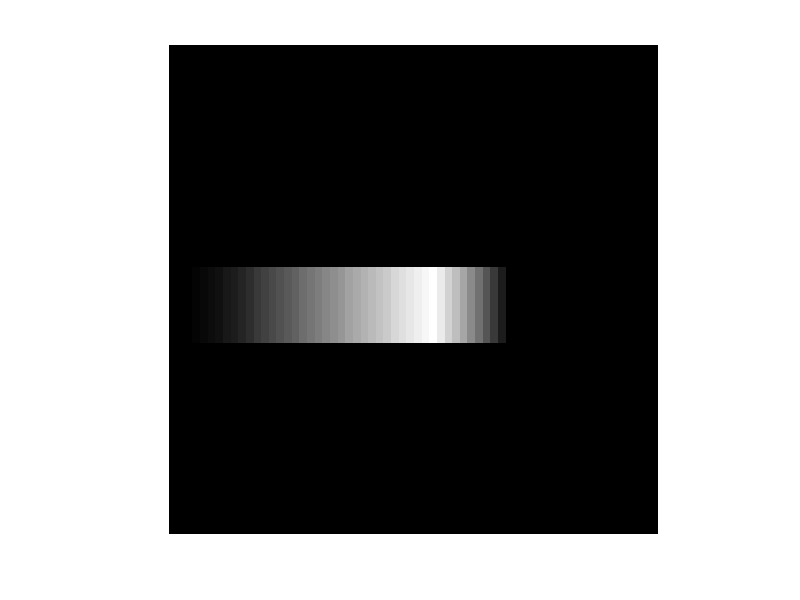

This figure's MATLAB source: (Note: this script raises an error after producing the figure.)
%% Simulating the capturing pictures process of multi-pixels camera %%
clc,
clear all,
close all,
% Parameters
frameSize = 64;
objectSize = 10;
s = 35;

img = zeros(frameSize, frameSize);

%%%%%%% Linear moving along Ox %%%%%%%
xStart = 1; % Starting x position
yPos = 30; % y position (centered vertically)
if s == 0
    img(yPos:yPos + objectSize - 1, round(xPos):round(xPos + objectSize - 1)) = 255;
else
% Loop to create the blur effect 
for i = 0:s-1
    xPos = xStart + i * 1;
    
    if round(xPos) + objectSize - 1 <= frameSize
        intensity = 255 - ((s - i) / s)*255;
        mea = zeros(frameSize, frameSize);        
        mea(yPos:yPos + objectSize - 1, xPos:xPos + objectSize - 1) = intensity;
        img = img + mea;
    end
end
end
img = img / max(img(:));

% Display the static blurry image
imshow(img, 'InitialMagnification', 'fit');
title(sprintf('Exposure Time %f, speed %d', exposureTime, speed));